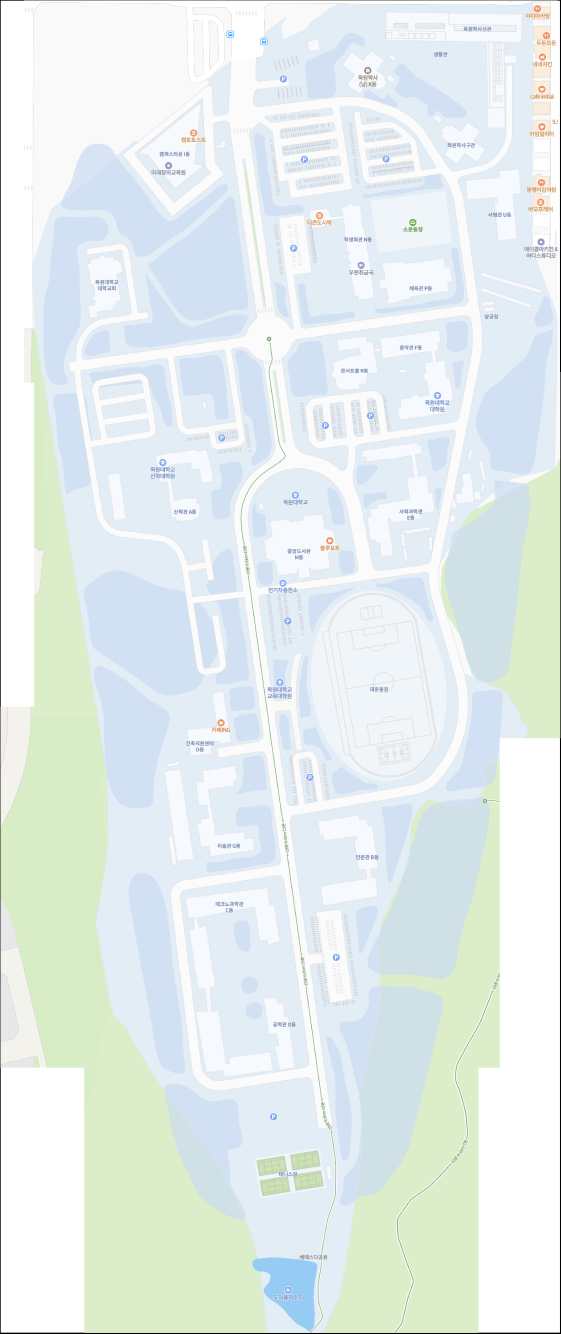
#> input picture ros_map/optimized_map_original.png, 1682 x 4000 px (shown at 1/3 size)
$ python -i png_to_ros_map.py   (imports and definitions only)
#> lines starting #> are read from the running program, lines starting #| are printed output that depends on the picture; after the words box and inside, x2 and y2 are one past the last pixel; in counts of white or black regions, pixels touching at a corner belong together
#> further down, picture is the input picture: shape (4000, 1682, 3); mean B, G, R 236.7, 238.1, 228.6
#!/usr/bin/env python3
"""
완성된 PNG 지도를 ROS 지도로 변환하고 최적화하는 스크립트
사용법: python3 png_to_ros_map.py
"""

import cv2
import numpy as np
import os
import yaml
from PIL import Image, ImageEnhance
import matplotlib.pyplot as plt

class PngToRosMap:
    def __init__(self, map_folder="/Users/limchang-geon/Desktop/capston_project/ros_map", auto_mode=False):
        self.map_folder = map_folder
        self.input_file = "map.png"
        self.output_name = "optimized_map"
        self.auto_mode = auto_mode  # 비대화형 모드

    # [65 lines left out: functions load_and_analyze_image, optimize_image_size, enhance_map_quality, not called in this run]

    def convert_to_ros_format(self, img):
        """ROS 지도 형식으로 변환 (개선된 버전)"""
        print(f"\n🗺️ ROS 지도 형식으로 변환 중...")

        # 그레이스케일 변환
        if len(img.shape) == 3:
            gray = cv2.cvtColor(img, cv2.COLOR_BGR2GRAY)
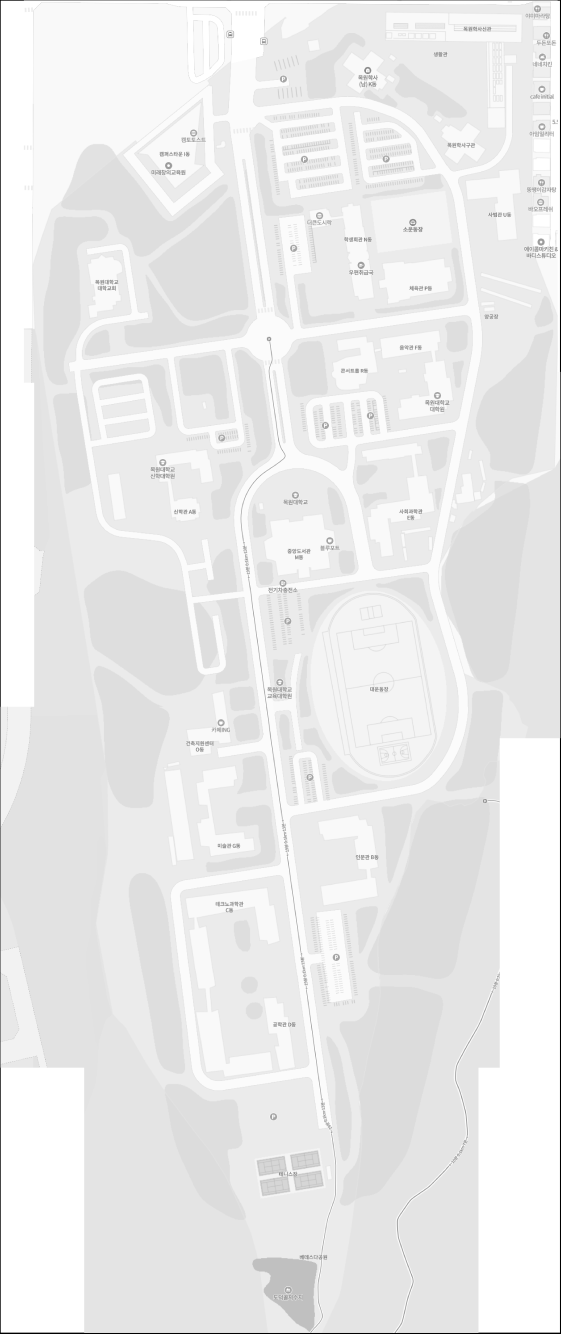
#> gray: shape (4000, 1682) (shown at 1/3 size); min 0, max 255, mean 235
        else:
            gray = img.copy()

        # 히스토그램 분석으로 이미지 특성 파악
        hist = cv2.calcHist([gray], [0], None, [256], [0, 256])
#> hist = 256 values, max 1560520 at index 235, min 0 at index 1, mean 26281.2

        # 밝은 픽셀과 어두운 픽셀의 비율 확인
        dark_pixels = np.sum(hist[:128])
#> dark_pixels = 19664
        bright_pixels = np.sum(hist[128:])
#> bright_pixels = 6708336

        print(f"   📊 이미지 분석:")
        print(f"      어두운 픽셀: {dark_pixels/1000:.0f}K ({dark_pixels/(dark_pixels+bright_pixels)*100:.1f}%)")
#|       어두운 픽셀: 20K (0.3%)
        print(f"      밝은 픽셀: {bright_pixels/1000:.0f}K ({bright_pixels/(dark_pixels+bright_pixels)*100:.1f}%)")
#|       밝은 픽셀: 6708K (99.7%)

        # 노이즈 제거
        denoised = cv2.medianBlur(gray, 3)

        print(f"\n🎯 지도 이진화 방법 선택:")
        print(f"1. 자동 임계값 (Otsu) - 권장")
        print(f"2. 적응적 임계값 - 조명 변화가 많은 경우")
        print(f"3. 수동 임계값 - 직접 조정")
        print(f"4. 고급 분석 모드 - 네이버 지도 최적화")

        if self.auto_mode:
            choice = "4"
            print(f"자동 모드: 고급 분석 모드 선택됨")
        else:
            choice = input("변환 방법 선택 (1-4): ").strip() or "4"
#> the answer given: 1

        if choice == "4":
            # 네이버 지도에 최적화된 고급 처리
            binary = self.advanced_naver_map_processing(denoised)
        elif choice == "2":
            # 적응적 임계값
            binary = cv2.adaptiveThreshold(
                denoised, 255, cv2.ADAPTIVE_THRESH_GAUSSIAN_C,
                cv2.THRESH_BINARY, 11, 2
            )
            print(f"   ✅ 적응적 임계값 적용")
        elif choice == "3":
            # 수동 임계값
            threshold = int(input("임계값 입력 (0-255, 기본값: 128): ") or "128")
            _, binary = cv2.threshold(denoised, threshold, 255, cv2.THRESH_BINARY)
            print(f"   ✅ 수동 임계값 적용: {threshold}")
        else:
            # 자동 임계값 (Otsu)
            threshold, binary = cv2.threshold(denoised, 0, 255, cv2.THRESH_BINARY + cv2.THRESH_OTSU)
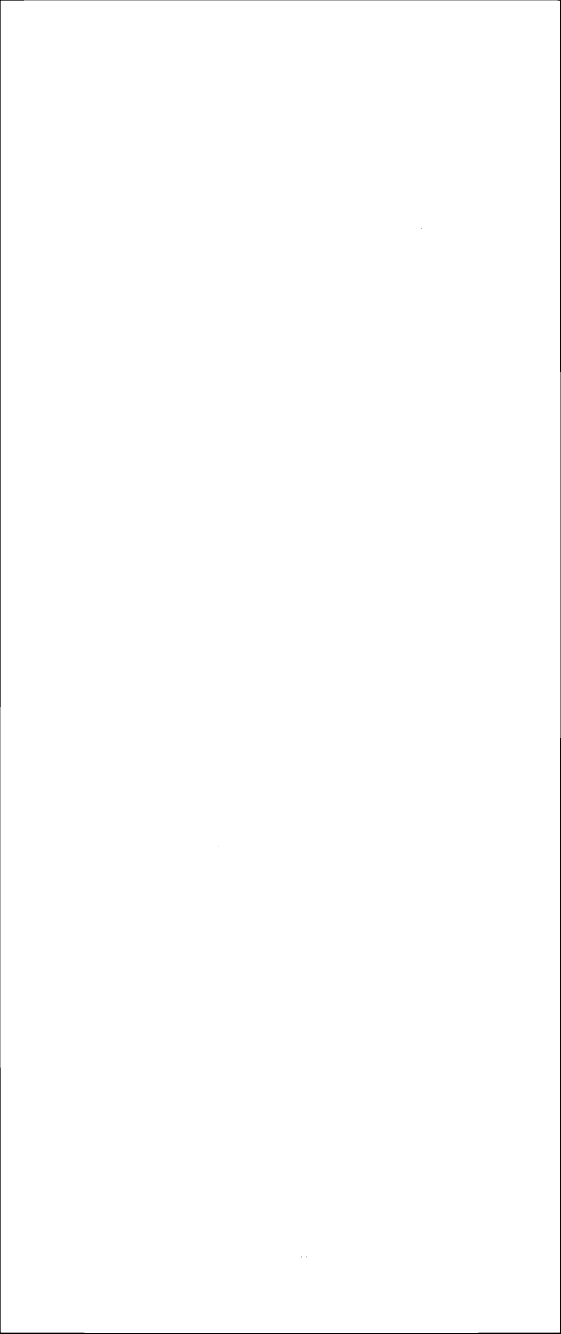
#> binary: shape (4000, 1682) (shown at 1/3 size); 99.7% white; 6 black regions (5 under 20 px), largest, box (x1, y1, x2, y2) and area: (0, 0, 1682, 4000) 17753
#> threshold = 117
            print(f"   ✅ 자동 임계값 (Otsu) 적용: {threshold}")
#|    ✅ 자동 임계값 (Otsu) 적용: 117.0

        # 색상 반전 검사 (네이버 지도는 보통 흰 배경에 검은 도로)
        white_pixels = np.sum(binary == 255)
#> white_pixels = 6710236
        black_pixels = np.sum(binary == 0)
#> black_pixels = 17764

        print(f"\n   🔍 이진화 결과 분석:")
        print(f"      흰색 픽셀: {white_pixels/1000:.0f}K ({white_pixels/(white_pixels+black_pixels)*100:.1f}%)")
#|       흰색 픽셀: 6710K (99.7%)
        print(f"      검은색 픽셀: {black_pixels/1000:.0f}K ({black_pixels/(white_pixels+black_pixels)*100:.1f}%)")
#|       검은색 픽셀: 18K (0.3%)

        # 대부분이 흰색이라면 (90% 이상), 색상 반전이 필요할 수 있음
        if white_pixels / (white_pixels + black_pixels) > 0.9:
            print(f"   ⚠️  대부분이 흰색으로 변환됨 - 색상 반전을 고려해야 합니다")
            invert = input("   색상을 반전하시겠습니까? (Y/n): ").strip().lower()
#> the answer given: y
            if invert != 'n':
                binary = cv2.bitwise_not(binary)
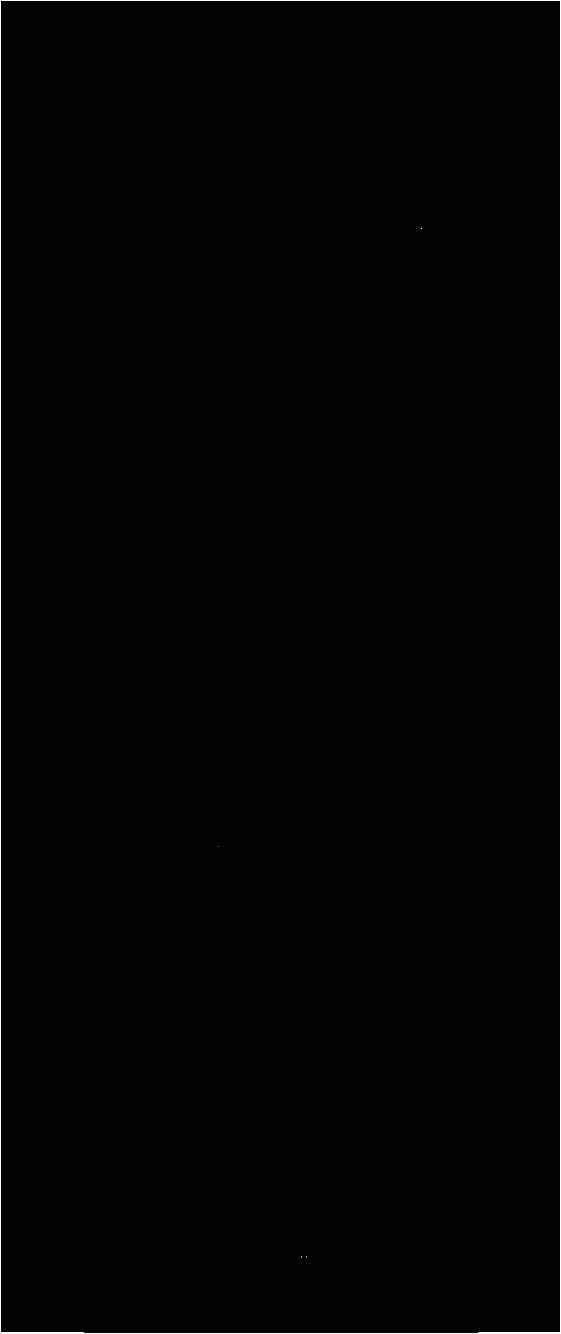
#> binary: shape (4000, 1682) (shown at 1/3 size); 0.26% white; 6 white regions (5 under 20 px), largest, box (x1, y1, x2, y2) and area: (0, 0, 1682, 4000) 17753
                print(f"   🔄 색상 반전 적용됨")

        # 모폴로지 연산으로 노이즈 제거 및 구멍 메우기
        kernel = np.ones((3,3), np.uint8)

        # 열림 연산 (작은 노이즈 제거)
        opened = cv2.morphologyEx(binary, cv2.MORPH_OPEN, kernel, iterations=1)
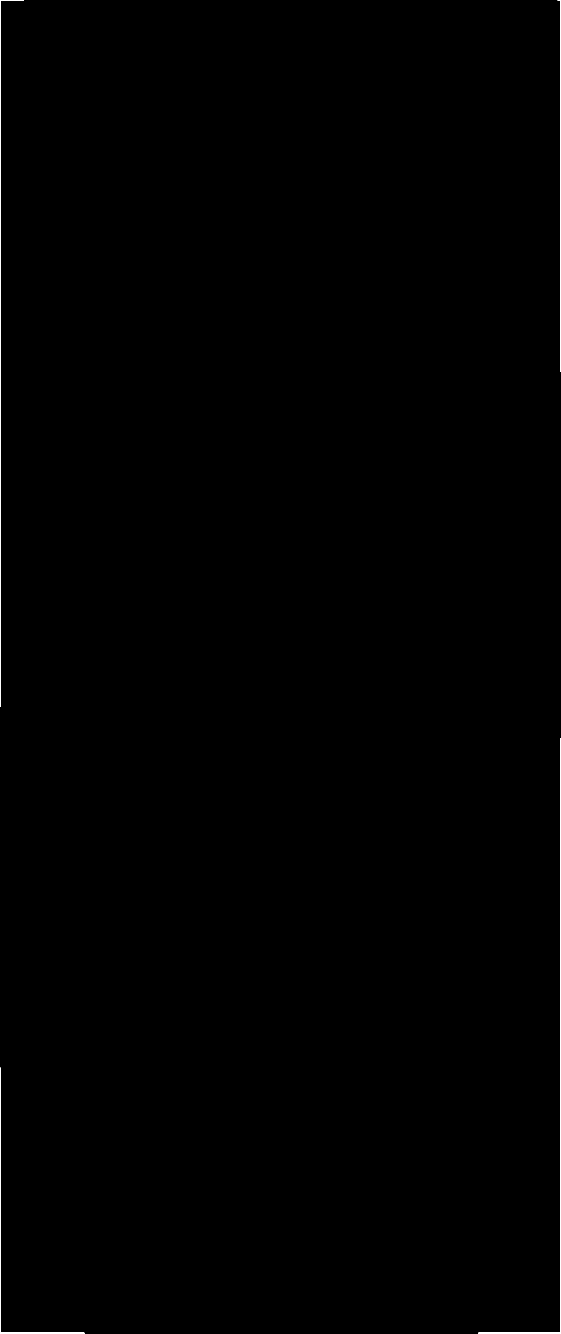
#> opened: shape (4000, 1682) (shown at 1/3 size); 0.19% white; 4 white regions, box (x1, y1, x2, y2) and area: (0, 0, 72, 2121) 4383, (1435, 2214, 1682, 4000) 4063, (1673, 0, 1682, 1116) 2247, (0, 3203, 253, 4000) 2097

        # 닫힘 연산 (작은 구멍 메우기)
        closed = cv2.morphologyEx(opened, cv2.MORPH_CLOSE, kernel, iterations=1)

        print(f"   ✅ 노이즈 제거 및 후처리 완료")

        return closed

    # [284 lines left out: functions advanced_naver_map_processing, calculate_resolution_interactive, create_ros_files, create_separate_images, create_comparison_preview, process and 1 more, not called in this run]

# [2 lines not run here, left out]

>>> import cv2
>>> picture = cv2.imread('optimized_map_original.png')
>>> result = PngToRosMap().convert_to_ros_format(picture)

$ run again, on ros_map/optimized_map_comparison.png
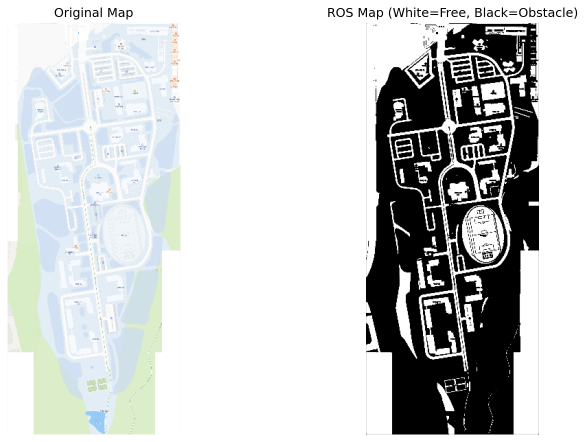
#> input picture ros_map/optimized_map_comparison.png, 1171 x 884 px (shown at 1/2 size)
#> picture is the input picture: shape (884, 1171, 3); mean B, G, R 203.9, 204.3, 201.7
#> hist = 256 values, max 572930 at index 255, min 3 at index 57, mean 4043.6
#> dark_pixels = 187129
#> bright_pixels = 848035
#|       어두운 픽셀: 187K (18.1%)
#|       밝은 픽셀: 848K (81.9%)
#> in convert_to_ros_format, `threshold, binary = cv2.threshold(denoised, 0, 255, cv2.THRESH_BINARY ..`:
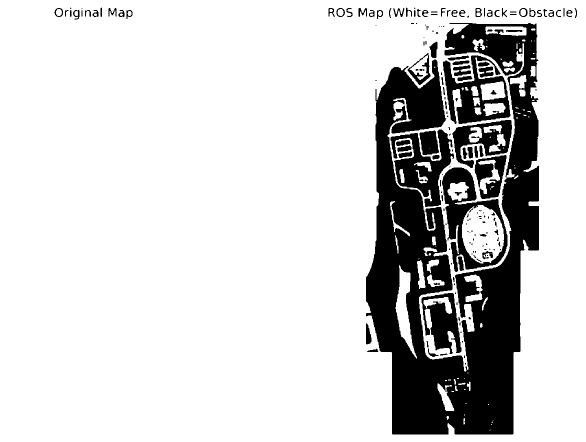
#> binary: shape (884, 1171) (shown at 1/2 size); 82% white; 179 black regions (83 under 20 px), largest, box (x1, y1, x2, y2) and area: (732, 46, 1078, 869) 137325, (884, 335, 1015, 544) 8747, (781, 259, 908, 414) 8195
#> threshold = 126
#|    ✅ 자동 임계값 (Otsu) 적용: 126.0
#> white_pixels = 848697
#> black_pixels = 186467
#|       흰색 픽셀: 849K (82.0%)
#|       검은색 픽셀: 186K (18.0%)
#> opened: shape (884, 1171); 81.9% white; 134 black regions (55 under 20 px), largest, box (x1, y1, x2, y2) and area: (732, 46, 1078, 869) 158766, (886, 111, 1021, 248) 8275, (843, 586, 923, 708) 5359
#> in convert_to_ros_format, `closed = cv2.morphologyEx(opened, cv2.MORPH_CLOSE, kernel, iterations=1)`:
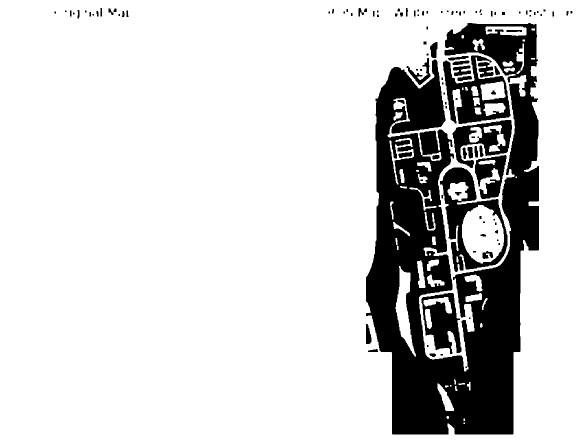
#> closed: shape (884, 1171) (shown at 1/2 size); 82.2% white; 113 black regions (52 under 20 px), largest, box (x1, y1, x2, y2) and area: (732, 46, 1078, 869) 147850, (880, 335, 1015, 544) 9126, (886, 111, 1021, 248) 7519
